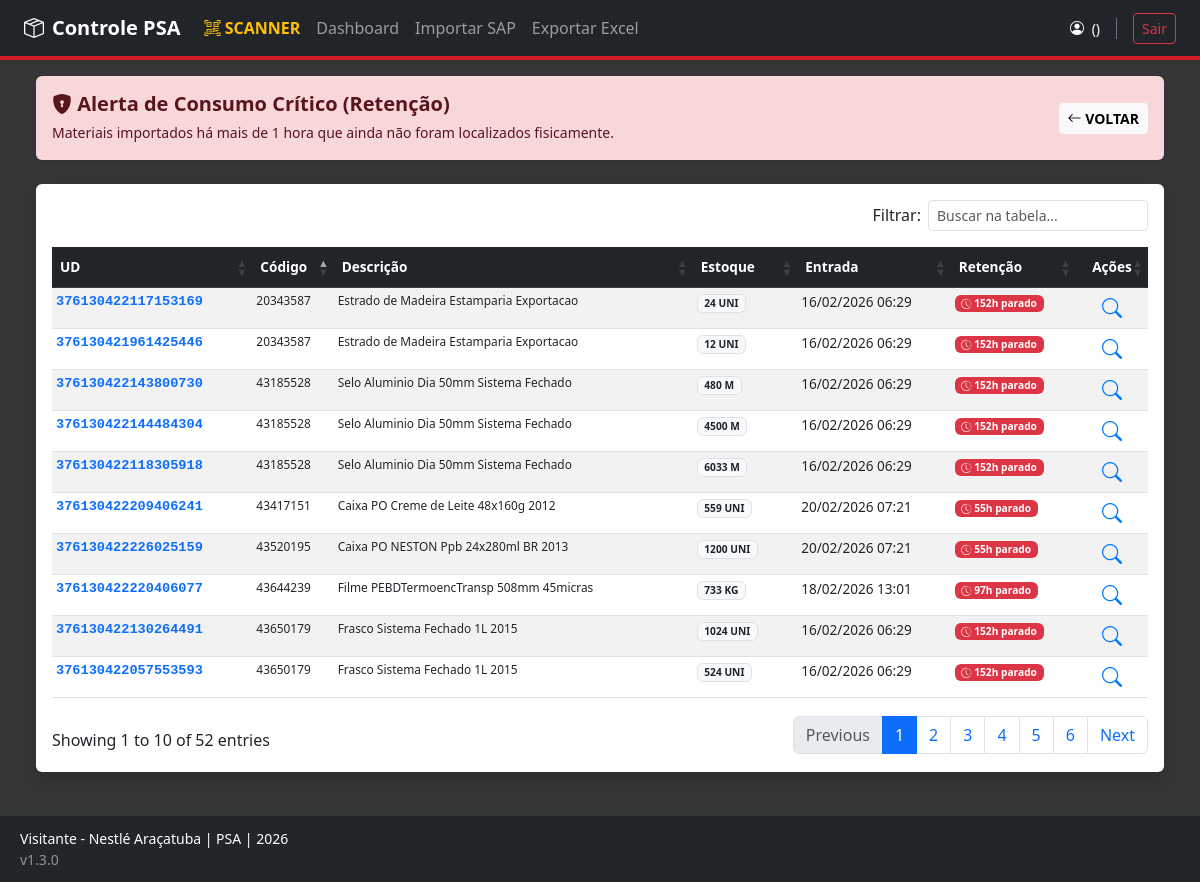
/reports/alerta-critico, run on the app's committed database.
### app/models/material.py (models this page shows, shortened)
class MaterialPSA(db.Model):
    __tablename__ = 'material_psa'
    id = db.Column(db.Integer, primary_key=True)
    unidade_deposito = db.Column(db.String(50), unique=True, nullable=False) # UD
    cod_material = db.Column(db.String(50), nullable=False)
    desc_material = db.Column(db.String(200))
    lote = db.Column(db.String(50))
    posicao_deposito = db.Column(db.String(50))
    tipo_deposito = db.Column(db.String(20)) # PSA, Depósito Fixo, etc.
    quantidade_estoque = db.Column(db.Float, default=0.0)
    unidade_medida = db.Column(db.String(10)) # PC, KG, UN
    data_vencimento = db.Column(db.Date)
    data_ultimo_mov = db.Column(db.Date)
    data_importacao = db.Column(db.DateTime, default=datetime.utcnow)
    conferido = db.Column(db.Boolean, default=False)
    data_conferencia = db.Column(db.DateTime)
    conferente_sap = db.Column(db.String(20)) # Removi a FK temporariamente para evitar erro se a tabela usuarios não existir
    possui_divergencia = db.Column(db.Boolean, default=False)
    observacao_conferente = db.Column(db.Text)

### app/routes/reports.py (the view)
@bp.route('/alerta-critico')
def alerta_critico():
    hoje = datetime.now()
    limite = hoje - timedelta(hours=48)
    materiais_em_atraso = MaterialPSA.query.filter(
        MaterialPSA.data_importacao <=limite,
        MaterialPSA.conferido == False
    ).all()
    return render_template('reports/alerta_critico.html',
                           alertas=materiais_em_atraso,
                           now=hoje)

### run.py (called while the page is built, shortened)
@app.context_processor
def inject_global_metrics():
    if not current_user.is_authenticated or request.endpoint in ['login', 'registrar']:
        return {}

### app/templates/reports/alerta_critico.html (shortened to what this page needs)
{% extends "base.html" %}
{% block content %}
<div class="container-fluid">
    <div class="alert alert-danger border-0 shadow-sm mb-4 d-flex justify-content-between align-items-center">
        <div>
            <h5 class="fw-bold mb-1"><i class="bi bi-shield-lock-fill"></i> Alerta de Consumo Crítico (Retenção)</h5>
            <small>Materiais importados há mais de 1 hora que ainda não foram localizados fisicamente.</small>
        </div>
        <a href="{{ url_for('main.dashboard') }}" class="btn btn-light btn-sm fw-bold">
            <i class="bi bi-arrow-left"></i> VOLTAR
        </a>
    </div>
    <div class="card shadow border-0">
        <div class="card-body p-0">
            <div class="table-responsive p-3">
                <table class="table table-striped table-hover table-sm mb-0 text-nowrap tabela-dinamica">
                    <thead class="table-dark">
                        <tr>
                            <th>UD</th>
                            <th>Código</th>
                            <th>Descrição</th>
                            <th>Estoque</th>
                            <th>Entrada</th>
                            <th>Retenção</th>
                            <th class="text-center">Ações</th>
                        </tr>
                    </thead>
                    <tbody>
                        {% for item in alertas %}
                        <tr>
                            <td class="fw-bold font-monospace text-primary">{{ item.unidade_deposito }}</td>
                            <td class="small">{{ item.cod_material }}</td>
                            <td class="small">{{ item.desc_material or '---' }}</td>
                            <td>
                                <span class="badge bg-light text-dark border">
                                    {{ item.quantidade_estoque|int }} {{ item.unidade_medida }}
                                </span>
                            </td>
                            <td>{{ item.data_importacao.strftime('%d/%m/%Y %H:%M') if item.data_importacao }}</td>
                            <td>
                                {% if item.data_importacao %}
                                    {% set diff = now - item.data_importacao %}
                                    {% set horas = (diff.total_seconds() / 3600) | int %}
                                    <span class="badge {% if horas >= 24 %}bg-danger{% else %}bg-warning text-dark{% endif %}">
                                        <i class="bi bi-clock-history"></i> {{ horas }}h parado
                                    </span>
                                {% endif %}
                            </td>
                            <td class="text-center">
                                <button class="btn-lupa" onclick="verDetalhes('{{ item.unidade_deposito }}')" title="Visualizar Detalhes">
                                    <i class="bi bi-search fs-5"></i>
                                </button>
                            </td>
                        </tr>
                        {% endfor %}
                    </tbody>
                </table>
            </div>
        </div>
    </div>
</div>
{% endblock %}

### app/templates/base.html (style rules this page uses)
:root { --nestle-red: #D51C29; --nestle-blue: #0056b3; }
body { background-color: #353736; padding-bottom: 110px !important; font-family: 'Segoe UI', sans-serif; }
.tabela-dinamica { font-size: 0.85rem !important; }
.tabela-dinamica thead th { background-color: #212529 !important; color: #ffffff !important; font-weight: 600 !important; padding: 10px 8px !important; }

### app/templates/reports/alerta_critico.html (style rules this page uses)
.tabela-dinamica { font-size: 0.85rem; }
.btn-lupa { border: none; background: none; color: #007bff; transition: 0.2s; }

### data on the page
MaterialPSA: unidade_deposito "376130422117153169", cod_material "20343587", desc_material "Estrado de Madeira Estamparia Exportacao", quantidade_estoque "24", unidade_medida "UNI", data_importacao "16/02/2026 06:29"
MaterialPSA: unidade_deposito "376130421961425446", cod_material "20343587", desc_material "Estrado de Madeira Estamparia Exportacao", quantidade_estoque "12", unidade_medida "UNI", data_importacao "16/02/2026 06:29"
MaterialPSA: unidade_deposito "376130422130264491", cod_material "43650179", desc_material "Frasco Sistema Fechado 1L 2015", quantidade_estoque "1024", unidade_medida "UNI", data_importacao "16/02/2026 06:29"
MaterialPSA: unidade_deposito "376130422057553593", cod_material "43650179", desc_material "Frasco Sistema Fechado 1L 2015", quantidade_estoque "524", unidade_medida "UNI", data_importacao "16/02/2026 06:29"
MaterialPSA: unidade_deposito "376130422143800730", cod_material "43185528", desc_material "Selo Aluminio Dia 50mm Sistema Fechado", quantidade_estoque "480", unidade_medida "M", data_importacao "16/02/2026 06:29"
MaterialPSA: unidade_deposito "376130422144484304", cod_material "43185528", desc_material "Selo Aluminio Dia 50mm Sistema Fechado", quantidade_estoque "4500", unidade_medida "M", data_importacao "16/02/2026 06:29"
MaterialPSA: unidade_deposito "376130422118305918", cod_material "43185528", desc_material "Selo Aluminio Dia 50mm Sistema Fechado", quantidade_estoque "6033", unidade_medida "M", data_importacao "16/02/2026 06:29"
MaterialPSA: unidade_deposito "376130422220406077", cod_material "43644239", desc_material "Filme PEBDTermoencTransp 508mm 45micras", quantidade_estoque "733", unidade_medida "KG", data_importacao "18/02/2026 13:01"
MaterialPSA: unidade_deposito "376130422209406241", cod_material "43417151", desc_material "Caixa PO Creme de Leite 48x160g 2012", quantidade_estoque "559", unidade_medida "UNI", data_importacao "20/02/2026 07:21"
MaterialPSA: unidade_deposito "376130422226025159", cod_material "43520195", desc_material "Caixa PO NESTON Ppb 24x280ml BR 2013", quantidade_estoque "1200", unidade_medida "UNI", data_importacao "20/02/2026 07:21"
